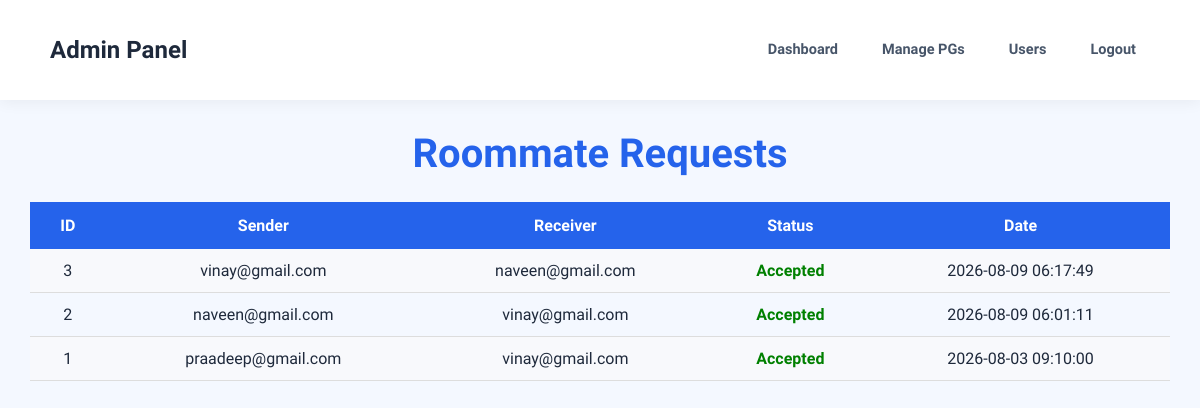
The app's page /admin/view-roommate-requests.php (signed in) with its own data.
### tables this page shows
CREATE TABLE `roommate_requests` (
  `id` int(11) NOT NULL AUTO_INCREMENT,
  `sender_email` varchar(100) DEFAULT NULL,
  `receiver_email` varchar(100) DEFAULT NULL,
  `request_date` timestamp NOT NULL DEFAULT current_timestamp(),
  `status` varchar(20) DEFAULT 'Pending',
  PRIMARY KEY (`id`)
);

### admin/view-roommate-requests.php (the view, shortened to what this page needs)
<?php
include("../includes/db.php");
$stmt = mysqli_prepare($conn,
"SELECT * FROM roommate_requests ORDER BY id DESC");
mysqli_stmt_execute($stmt);
$result = mysqli_stmt_get_result($stmt);
?>
<!DOCTYPE html>
<html>
<head>
<link rel="stylesheet" href="../css/style.css">
</head>
<body>
<nav class="navbar">
<h2>Admin Panel</h2>
<div class="menu">
<a href="admin-dashboard.php">Dashboard</a>
<a href="manage-pgs.php">Manage PGs</a>
<a href="manage-users.php">Users</a>
<a href="admin-logout.php">Logout</a>
</div>
</nav>
<div class="admin-container">
<h1 class="admin-title">Roommate Requests</h1>
<table class="admin-table">
<tr>
<th>ID</th>
<th>Sender</th>
<th>Receiver</th>
<th>Status</th>
<th>Date</th>
</tr>
<?php
if(mysqli_num_rows($result)>0)
{
while($row=mysqli_fetch_assoc($result))
{
?>
<tr>
<td><?php echo (int)$row['id']; ?></td>
<td><?php echo htmlspecialchars($row['sender_email']); ?></td>
<td><?php echo htmlspecialchars($row['receiver_email']); ?></td>
<td>
<?php
if($row['status']=="Pending")
{
echo "<span style='color:orange;font-weight:bold;'>Pending</span>";
}
elseif($row['status']=="Accepted")
{
echo "<span style='color:green;font-weight:bold;'>Accepted</span>";
}
else
{
echo "<span style='color:red;font-weight:bold;'>Rejected</span>";
}
?>
</td>
<td><?php echo htmlspecialchars($row['request_date']); ?></td>
</tr>
<?php
}
}
?>
</table>
</div>
</body>
</html>

### css/style.css (style rules this page uses)
:root { --primary: #2563EB; --primary-dark: #1D4ED8; --primary-light: #EFF6FF; --primary-glow: rgba(37, 99, 235, 0.25); --secondary: #0F172A; --accent: #F59E0B; --accent-red: #E63946; --text-dark: #1E293B; --text-muted: #64748B; --bg-light: #F4F8FF; --surface-white: #FFFFFF; --border-subtle: #E2E8F0; --shadow-sm: 0 2px 8px rgba(0, 0, 0, 0.06); --shadow-md: 0 10px 25px -5px rgba(0, 0, 0, 0.08), 0 8px 10px -6px rgba(0, 0, 0, 0.04); --shadow-lg: 0 20px 35px -5px rgba(0, 0, 0, 0.12), 0 10px 15px -5px rgba(0, 0, 0, 0.06); --radius-sm: 8px; --radius-md: 14px; --radius-lg: 20px; --transition: all 0.3s cubic-bezier(0.4, 0, 0.2, 1); }
* { box-sizing: border-box; }
html { scroll-behavior: smooth; }
h1 { color: #e63946; font-size: 40px; text-align: center; }
body { font-family: 'Plus Jakarta Sans', -apple-system, BlinkMacSystemFont, "Segoe UI", Roboto, sans-serif; text-align: center; margin: 0; background-color: #f4f8ff; color: #1e293b; -webkit-font-smoothing: antialiased; }
.navbar { display: flex; justify-content: space-between; align-items: center; background-color: rgba(255, 255, 255, 0.96); backdrop-filter: blur(12px); -webkit-backdrop-filter: blur(12px); padding: 16px 50px; box-shadow: 0 2px 15px rgba(0, 0, 0, 0.06); position: sticky; top: 0; z-index: 1000; transition: all 0.3s ease; }
.menu { display: flex; align-items: center; gap: 16px; }
.menu a { text-decoration: none; color: #475569; font-weight: 600; font-size: 14.5px; padding: 8px 14px; border-radius: 8px; transition: all 0.25s ease; }
.admin-container { width: 95%; margin: 30px auto; }
.admin-title { text-align: center; color: #2563EB; margin-bottom: 25px; }
.admin-table { width: 100%; border-collapse: collapse; }
.admin-table th { background: #2563EB; color: white; padding: 15px; font-size: 16px; }
.admin-table td { padding: 14px; text-align: center; border-bottom: 1px solid #ddd; }
body { background: #F4F8FF; }
.admin-table th { background: #2563EB; color: white; padding: 14px; text-align: center; }
.admin-table td { padding: 12px; text-align: center; border-bottom: 1px solid #ddd; }
.admin-table tr:nth-child(even) { background: #f8f9fc; }

### records on screen
roommate_requests: id "3", sender_email "vinay@gmail.com", receiver_email "naveen@gmail.com", status "Accepted", request_date "2026-08-09 06:17:49"
roommate_requests: id "2", sender_email "naveen@gmail.com", receiver_email "vinay@gmail.com", status "Accepted", request_date "2026-08-09 06:01:11"
roommate_requests: id "1", sender_email "praadeep@gmail.com", receiver_email "vinay@gmail.com", status "Accepted", request_date "2026-08-03 09:10:00"
